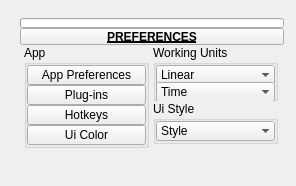
<?xml version="1.0" encoding="UTF-8"?>
<ui version="4.0">
 <class>QtUi</class>
 <widget class="QMainWindow" name="QtUi">
  <property name="enabled">
   <bool>true</bool>
  </property>
  <property name="geometry">
   <rect>
    <x>0</x>
    <y>0</y>
    <width>296</width>
    <height>186</height>
   </rect>
  </property>
  <property name="minimumSize">
   <size>
    <width>120</width>
    <height>0</height>
   </size>
  </property>
  <property name="maximumSize">
   <size>
    <width>999</width>
    <height>999</height>
   </size>
  </property>
  <property name="windowTitle">
   <string>Toolkit</string>
  </property>
  <property name="tabShape">
   <enum>QTabWidget::Triangular</enum>
  </property>
  <property name="dockNestingEnabled">
   <bool>true</bool>
  </property>
  <property name="dockOptions">
   <set>QMainWindow::AllowNestedDocks|QMainWindow::AllowTabbedDocks|QMainWindow::AnimatedDocks|QMainWindow::ForceTabbedDocks</set>
  </property>
  <widget class="QWidget" name="mainWindow">
   <widget class="QWidget" name="layoutWidget_2">
    <property name="geometry">
     <rect>
      <x>20</x>
      <y>18</y>
      <width>264</width>
      <height>156</height>
     </rect>
    </property>
    <layout class="QGridLayout" name="gridLayout">
     <property name="spacing">
      <number>0</number>
     </property>
     <item row="1" column="1" colspan="2">
      <widget class="TkPushButton_Draggable" name="d000">
       <property name="minimumSize">
        <size>
         <width>19</width>
         <height>17</height>
        </size>
       </property>
       <property name="maximumSize">
        <size>
         <width>999</width>
         <height>17</height>
        </size>
       </property>
       <property name="font">
        <font>
         <weight>75</weight>
         <bold>true</bold>
         <underline>true</underline>
        </font>
       </property>
       <property name="text">
        <string>PREFERENCES</string>
       </property>
       <property name="checkable">
        <bool>true</bool>
       </property>
      </widget>
     </item>
     <item row="0" column="1" colspan="2">
      <widget class="TkProgressBar" name="progressBar">
       <property name="sizePolicy">
        <sizepolicy hsizetype="Ignored" vsizetype="Fixed">
         <horstretch>0</horstretch>
         <verstretch>0</verstretch>
        </sizepolicy>
       </property>
       <property name="minimumSize">
        <size>
         <width>0</width>
         <height>10</height>
        </size>
       </property>
       <property name="maximumSize">
        <size>
         <width>16777215</width>
         <height>10</height>
        </size>
       </property>
       <property name="value">
        <number>0</number>
       </property>
       <property name="textVisible">
        <bool>false</bool>
       </property>
      </widget>
     </item>
     <item row="2" column="1" colspan="2">
      <layout class="QHBoxLayout" name="horizontalLayout">
       <item>
        <layout class="QVBoxLayout" name="verticalLayout">
         <property name="spacing">
          <number>0</number>
         </property>
         <item>
          <widget class="QGroupBox" name="groupBox_3">
           <property name="minimumSize">
            <size>
             <width>125</width>
             <height>0</height>
            </size>
           </property>
           <property name="maximumSize">
            <size>
             <width>125</width>
             <height>999</height>
            </size>
           </property>
           <property name="title">
            <string>App</string>
           </property>
           <layout class="QVBoxLayout" name="verticalLayout_3">
            <property name="spacing">
             <number>0</number>
            </property>
            <property name="leftMargin">
             <number>0</number>
            </property>
            <property name="topMargin">
             <number>0</number>
            </property>
            <property name="rightMargin">
             <number>0</number>
            </property>
            <property name="bottomMargin">
             <number>0</number>
            </property>
            <item>
             <widget class="QPushButton" name="b010">
              <property name="minimumSize">
               <size>
                <width>0</width>
                <height>20</height>
               </size>
              </property>
              <property name="maximumSize">
               <size>
                <width>999</width>
                <height>20</height>
               </size>
              </property>
              <property name="text">
               <string>App Preferences</string>
              </property>
             </widget>
            </item>
            <item>
             <widget class="QPushButton" name="b009">
              <property name="minimumSize">
               <size>
                <width>0</width>
                <height>20</height>
               </size>
              </property>
              <property name="maximumSize">
               <size>
                <width>999</width>
                <height>20</height>
               </size>
              </property>
              <property name="text">
               <string>Plug-ins</string>
              </property>
             </widget>
            </item>
            <item>
             <widget class="QPushButton" name="b008">
              <property name="minimumSize">
               <size>
                <width>0</width>
                <height>20</height>
               </size>
              </property>
              <property name="maximumSize">
               <size>
                <width>999</width>
                <height>20</height>
               </size>
              </property>
              <property name="toolTip">
               <string>Platonic solids</string>
              </property>
              <property name="text">
               <string>Hotkeys</string>
              </property>
             </widget>
            </item>
            <item>
             <widget class="QPushButton" name="b001">
              <property name="minimumSize">
               <size>
                <width>0</width>
                <height>20</height>
               </size>
              </property>
              <property name="maximumSize">
               <size>
                <width>999</width>
                <height>20</height>
               </size>
              </property>
              <property name="toolTip">
               <string>Open color settings editor</string>
              </property>
              <property name="text">
               <string>Ui Color</string>
              </property>
             </widget>
            </item>
           </layout>
          </widget>
         </item>
         <item>
          <spacer name="verticalSpacer_2">
           <property name="orientation">
            <enum>Qt::Vertical</enum>
           </property>
           <property name="sizeHint" stdset="0">
            <size>
             <width>20</width>
             <height>40</height>
            </size>
           </property>
          </spacer>
         </item>
        </layout>
       </item>
       <item>
        <layout class="QVBoxLayout" name="verticalLayout_2">
         <property name="spacing">
          <number>0</number>
         </property>
         <item>
          <widget class="QGroupBox" name="groupBox_5">
           <property name="minimumSize">
            <size>
             <width>125</width>
             <height>56</height>
            </size>
           </property>
           <property name="maximumSize">
            <size>
             <width>125</width>
             <height>999</height>
            </size>
           </property>
           <property name="title">
            <string>Working Units</string>
           </property>
           <layout class="QVBoxLayout" name="verticalLayout_4">
            <property name="spacing">
             <number>0</number>
            </property>
            <property name="leftMargin">
             <number>0</number>
            </property>
            <property name="topMargin">
             <number>0</number>
            </property>
            <property name="rightMargin">
             <number>0</number>
            </property>
            <property name="bottomMargin">
             <number>0</number>
            </property>
            <item>
             <widget class="TkComboBox" name="cmb001">
              <property name="minimumSize">
               <size>
                <width>0</width>
                <height>20</height>
               </size>
              </property>
              <property name="maximumSize">
               <size>
                <width>999</width>
                <height>20</height>
               </size>
              </property>
              <property name="toolTip">
               <string>Set working units: Linear</string>
              </property>
              <property name="maxCount">
               <number>999</number>
              </property>
              <property name="sizeAdjustPolicy">
               <enum>QComboBox::AdjustToContents</enum>
              </property>
              <property name="frame">
               <bool>false</bool>
              </property>
              <item>
               <property name="text">
                <string>Linear</string>
               </property>
              </item>
             </widget>
            </item>
            <item>
             <widget class="TkComboBox" name="cmb002">
              <property name="minimumSize">
               <size>
                <width>0</width>
                <height>20</height>
               </size>
              </property>
              <property name="maximumSize">
               <size>
                <width>999</width>
                <height>20</height>
               </size>
              </property>
              <property name="toolTip">
               <string>Set working units: Time</string>
              </property>
              <property name="maxCount">
               <number>999</number>
              </property>
              <property name="sizeAdjustPolicy">
               <enum>QComboBox::AdjustToContents</enum>
              </property>
              <property name="frame">
               <bool>false</bool>
              </property>
              <item>
               <property name="text">
                <string>Time</string>
               </property>
              </item>
             </widget>
            </item>
           </layout>
          </widget>
         </item>
         <item>
          <widget class="QGroupBox" name="groupBox">
           <property name="minimumSize">
            <size>
             <width>125</width>
             <height>0</height>
            </size>
           </property>
           <property name="maximumSize">
            <size>
             <width>125</width>
             <height>999</height>
            </size>
           </property>
           <property name="title">
            <string>Ui Style</string>
           </property>
           <layout class="QVBoxLayout" name="verticalLayout_5">
            <property name="spacing">
             <number>0</number>
            </property>
            <property name="leftMargin">
             <number>0</number>
            </property>
            <property name="topMargin">
             <number>0</number>
            </property>
            <property name="rightMargin">
             <number>0</number>
            </property>
            <property name="bottomMargin">
             <number>0</number>
            </property>
            <item>
             <widget class="TkComboBox" name="cmb000">
              <property name="minimumSize">
               <size>
                <width>0</width>
                <height>20</height>
               </size>
              </property>
              <property name="maximumSize">
               <size>
                <width>999</width>
                <height>20</height>
               </size>
              </property>
              <property name="toolTip">
               <string>Select shorcut menu set type.</string>
              </property>
              <property name="maxVisibleItems">
               <number>50</number>
              </property>
              <property name="sizeAdjustPolicy">
               <enum>QComboBox::AdjustToContentsOnFirstShow</enum>
              </property>
              <property name="frame">
               <bool>false</bool>
              </property>
              <item>
               <property name="text">
                <string>Style</string>
               </property>
              </item>
             </widget>
            </item>
           </layout>
          </widget>
         </item>
         <item>
          <spacer name="verticalSpacer">
           <property name="orientation">
            <enum>Qt::Vertical</enum>
           </property>
           <property name="sizeHint" stdset="0">
            <size>
             <width>20</width>
             <height>40</height>
            </size>
           </property>
          </spacer>
         </item>
        </layout>
       </item>
      </layout>
     </item>
    </layout>
   </widget>
  </widget>
 </widget>
 <customwidgets>
  <customwidget>
   <class>TkPushButton_Draggable</class>
   <extends>QPushButton</extends>
   <header>widgets.tkpushbuttondraggable.h</header>
  </customwidget>
  <customwidget>
   <class>TkProgressBar</class>
   <extends>QProgressBar</extends>
   <header>widgets.tkprogressbar.h</header>
  </customwidget>
  <customwidget>
   <class>TkComboBox</class>
   <extends>QComboBox</extends>
   <header>widgets.tkcombobox.h</header>
  </customwidget>
 </customwidgets>
 <resources/>
 <connections/>
 <designerdata>
  <property name="gridDeltaX">
   <number>5</number>
  </property>
  <property name="gridDeltaY">
   <number>5</number>
  </property>
  <property name="gridSnapX">
   <bool>true</bool>
  </property>
  <property name="gridSnapY">
   <bool>true</bool>
  </property>
  <property name="gridVisible">
   <bool>true</bool>
  </property>
 </designerdata>
</ui>
